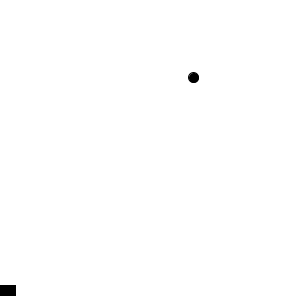
Frame 1 (no input)
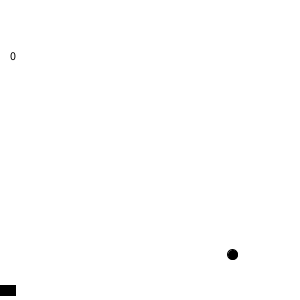
Frame 60 (the mouse pressed at the canvas centre just before this capture)
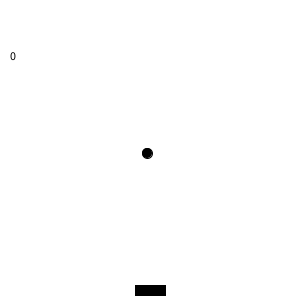
Frame 120 (the mouse held since frame 60 and released just before this capture)

The Processing sketch that drew these frames (run headless with seeded random() and noise(); from frame 60 on, the mouse is pressed at the canvas centre):

// Processing sketch: paddle_ball
// ── paddle_ball.pde
Entity e;
Paddle p;

void setup() {
 size(300,300);
 frameRate(120);
 e = new Entity(10, 3);
 p = new Paddle(20);
}

void draw() {
  p.gameLevel(e);
  background(255);
  e.display("ScoreShow");
  e.move(true);
  e.hit(p);
  p.display();
}

// ── Entity.pde
class Entity {
   
  float xPos = random(width);
  float yPos = random(height);
  float vel;
  float velocityX;
  float velocityY;
  float size;
  int score = 0;
  
  Entity(float tempSize, float tempVel) {
    size = tempSize;
    vel = tempVel;
    velocityX = vel;
    velocityY = vel;
  }
  
  void display() {
   fill(0);
   circle(xPos, yPos, size); 
  }
  
  void display(String scoreShow) {
    if(scoreShow == "ScoreShow") {
      text(score, 10, 60);
    }
    fill(0);
    circle(xPos, yPos, size); 
  }
  
  void move(boolean edges) {
    xPos+=velocityX;
    yPos+=velocityY;
    
    if(edges == true){
      if(xPos>width | xPos<0) {
        velocityX= velocityX*-1;
      } 
      else if(yPos>width | yPos<0) {
        velocityY= velocityY*-1;
      }
    }
  }
  void hit(Paddle p) {
    
    float Xhb = mouseX;
    float Yhb = width-p.yPos; //HitBox
   
    
    if(yPos>=Yhb-10 && Xhb+20 > xPos && Xhb-20 < xPos){
        yPos-=1;
        print("okay");
        print(yPos+size+1, width);
        velocityY= velocityY*-1;
        score+=1;
       } else if(yPos+size>=width) {
         xPos = width/2;
         yPos = width/2;
       }
   }
 }
  

// ── Paddle.pde
class Paddle {
 
  float yPos = 10;
  float len;
  
  Paddle(float tempLen) {
   len = tempLen; 
  }
  
  void display() {
    float xPos = mouseX;
    fill(0);
    rectMode(CENTER);
    rect(xPos, width-yPos, yPos+len, yPos); 
  }
  
  void gameLevel(Entity e) {
    for(int level = 1; level<999; level+=1) {
       if (e.score>10) {
         text("Level up!!", 10, 30);
         e.score=0;
         e.velocityX*=1.05;
         e.velocityY*=1.05;
       }
     }
  }
}
